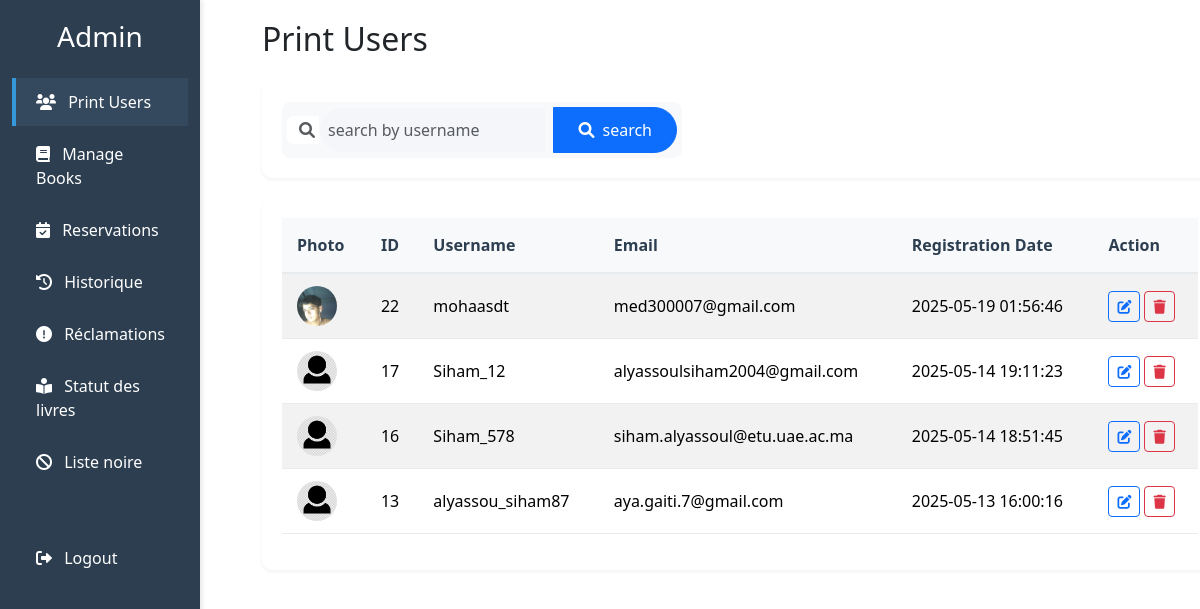
The page /public/admin-dashboard.php (signed in) on the database its author committed.
### tables this page shows
CREATE TABLE `etudiant` (
  `id` int(10) UNSIGNED NOT NULL,
  `nom` varchar(100) NOT NULL,
  `prenom` varchar(100) NOT NULL,
  `email` varchar(150) NOT NULL,
  `photo` varchar(255) DEFAULT 'default-avatar.png',
  `telephone` char(10) DEFAULT NULL,
  `date_naissance` date DEFAULT NULL,
  `username` varchar(100) NOT NULL,
  `password` varchar(255) NOT NULL,
  `role` enum('etudiant','admin') NOT NULL DEFAULT 'etudiant',
  `is_active` tinyint(1) NOT NULL DEFAULT 0,
  `verification_token` varchar(255) DEFAULT NULL,
  `email_verified_at` datetime DEFAULT NULL,
  `reset_token` varchar(255) DEFAULT NULL,
  `reset_token_expiry` datetime DEFAULT NULL,
  `date_inscription` datetime NOT NULL DEFAULT current_timestamp(),
  `updated_at` timestamp NOT NULL DEFAULT current_timestamp() ON UPDATE current_timestamp(),
  `photoprofil` varchar(255) DEFAULT NULL
);

### public/admin-dashboard.php (called while the page is built, shortened)
<?php
require_once __DIR__ . '/../views/admin/dashboard.php';

### models/Etudiant.php (called while the page is built, shortened)
<?php
require_once __DIR__ . '/../config/Database.php';
class Etudiant
{
    private $conn;
    private $table_name = "etudiant";
    public function __construct()
    {
        $database = new Database();
        $this->conn = $database->getConnection();
    }
    public function getAllEtudiants()
    {
        $query = "SELECT id, username, email, date_inscription, role ,photoprofil
        FROM " . $this->table_name . "
        ORDER BY date_inscription DESC";
        $stmt = $this->conn->prepare($query);
        $stmt->execute();
        return $stmt;
    }
}
?>

### config/Database.php (called while the page is built, shortened)
<?php
class Database {
    private $host = 'localhost';
    private $db_name = 'online-library';
    private $username = 'root';
    private $password = '';
    public function getConnection() {
        $this->conn = null;
        try {
            $this->conn = new PDO(
                'mysql:host=' . $this->host . ';dbname=' . $this->db_name,
                $this->username,
                $this->password
            );
            $this->conn->setAttribute(PDO::ATTR_ERRMODE, PDO::ERRMODE_EXCEPTION);
            $this->conn->setAttribute(PDO::ATTR_EMULATE_PREPARES, false);
            $this->conn->exec("SET NAMES utf8");
        } catch(PDOException $e) {
            echo 'Connection Error: ' . $e->getMessage();
        }
        return $this->conn;
    }
}
?>

### views/admin/dashboard.php (the view, shortened to what this page needs)
<!DOCTYPE html>
<html lang="en">
<head>
    <link href="https://cdn.jsdelivr.net/npm/bootstrap@5.3.0/dist/css/bootstrap.min.css" rel="stylesheet">
    <link href="https://cdnjs.cloudflare.com/ajax/libs/font-awesome/6.0.0/css/all.min.css" rel="stylesheet">
</head>
<body>
    <div class="container-fluid">
        <div class="row">
            <div class="col-md-3 col-lg-2 sidebar">
                <h3 class="text-white text-center mb-4">Admin </h3>
                <nav>
                    <a href="#users" class="active" data-bs-toggle="tab">
                        <i class="fas fa-users me-2"></i> Print Users
                    </a>
                    <a href="#books" data-bs-toggle="tab">
                        <i class="fas fa-book me-2"></i> Manage Books
                    </a>
                    <a href="#reservations" data-bs-toggle="tab">
                        <i class="fas fa-calendar-check me-2"></i> Reservations
                    </a>
                    <a href="#historique" data-bs-toggle="tab">
                        <i class="fas fa-history me-2"></i> Historique
                    </a>
                    <a href="#reclamation" data-bs-toggle="tab">
                        <i class="fas fa-exclamation-circle me-2"></i> Réclamations
                    </a>
                    <a href="#statutlivres" data-bs-toggle="tab">
                        <i class="fas fa-book-reader me-2"></i> Statut des livres
                    </a>
                    <a href="#liste-noire" data-bs-toggle="tab">
                        <i class="fas fa-ban me-2"></i> Liste noire
                    </a>
                    <a href="/Projet-Cherradi/public/logout.php" class="mt-5">
                        <i class="fas fa-sign-out-alt me-2"></i> Logout
                    </a>
                </nav>
            </div>
            <div class="col-md-9 col-lg-10 main-content">
                <div class="tab-content">
                    <div class="tab-pane fade show active" id="users">
                        <h2 class="mb-4">Print Users</h2>
                        <div class="mb-3 search-container d-flex align-items-center justify-content-between">
                            <div style="flex:1; max-width:400px;">
                                <div class="input-group align-items-center">
                                    <span class="input-group-text bg-white border-0 pe-1" style="margin-right:2px;">
                                        <i class="fas fa-search text-muted"></i>
                                    </span>
                                    <input class="form-control border-0 rounded-start-pill ps-2" type="search" name="q"
                                        id="userSearchInput" placeholder="search by username" aria-label="Search"
                                        style="font-size: 1rem; background: #f5f6fa;">
                                    <button
                                        class="btn btn-primary rounded-end-pill px-4 ms-2 d-flex align-items-center gap-2"
                                        type="button" id="userSearchBtn" style="font-weight: 500;">
                                        <i class="fas fa-search"></i> search
                                    </button>
                                </div>
                            </div>
                        </div>
                        <div class="table-responsive">
                            <table class="table table-striped table-hover">
                                <thead class="table-dark">
                                    <tr>
                                        <th>Photo</th>
                                        <th>ID</th>
                                        <th>Username</th>
                                        <th>Email</th>
                                        <th>Registration Date</th>
                                        <th>Action</th>
                                    </tr>
                                </thead>
                                <tbody id="usersTableBody">
                                    <?php
                                    require_once __DIR__ . '/../../models/Etudiant.php';
                                    $etudiant = new Etudiant();
                                    $stmt = $etudiant->getAllEtudiants();
                                    while ($row = $stmt->fetch(PDO::FETCH_ASSOC)) {
                                        if (isset($row['role']) && $row['role'] === 'admin')
                                            continue;
                                        echo "<tr>";
                                        echo "<td>";
                                        $photoPath = '/Projet-Cherradi/public/uploads/profils/' . htmlspecialchars($row['photoprofil']);
                                        if (!empty($row['photoprofil']) && file_exists($_SERVER['DOCUMENT_ROOT'] . $photoPath)) {
                                            echo "<img src='" . $photoPath . "' alt='Photo' style='width:40px;height:40px;object-fit:cover;border-radius:50%;'>";
                                        } else {
                                            echo "<img src='/Projet-Cherradi/public/uploads/profils/default.png' alt='Photo' style='width:40px;height:40px;object-fit:cover;border-radius:50%;'>";
                                        }
                                        echo "</td>";
                                        echo "<td>" . htmlspecialchars($row['id']) . "</td>";
                                        echo "<td>" . htmlspecialchars($row['username']) . "</td>";
                                        echo "<td>" . htmlspecialchars($row['email']) . "</td>";
                                        echo "<td>" . htmlspecialchars($row['date_inscription']) . "</td>";
                                        echo "<td class='action-buttons'>";
                                        echo "<a href='/Projet-Cherradi/public/admin.php?action=editUser&id=" . $row['id'] . "' class='btn btn-outline-primary btn-sm me-1' title='Modifier'><i class='fas fa-edit'></i></a>";
                                        echo "<button class='btn btn-outline-danger btn-sm btn-delete-user' data-id='" . $row['id'] . "' title='Supprimer'><i class='fas fa-trash'></i></button>";
                                        echo "</td>";
                                        echo "</tr>";
                                    }
                                    ?>
                                </tbody>
                            </table>
                        </div>
                    </div>
                        <?php include __DIR__ . '/borrow_status.php'; ?>
                </div>
</body>
</html>

### views/admin/dashboard.php (style rules this page uses)
:root { --primary-color: #2c3e50; --secondary-color: #34495e; --accent-color: #3498db; --text-color: #2c3e50; --light-bg: #f8f9fa; --border-color: #e9ecef; }
body { background-color: var(--light-bg); color: var(--text-color); font-family: 'Segoe UI', system-ui, -apple-system, sans-serif; overflow-x: hidden; }
.container-fluid { padding: 0; margin: 0; width: 100%; }
.row { margin: 0; width: 100%; }
.sidebar { min-height: 100vh; background-color: var(--primary-color); padding-top: 20px; position: fixed; width: 250px; transition: all 0.3s; z-index: 1000; box-shadow: 2px 0 5px rgba(0, 0, 0, 0.1); }
.sidebar a { color: #fff; text-decoration: none; padding: 12px 20px; display: block; transition: all 0.3s; border-left: 4px solid transparent; margin: 4px 0; }
.sidebar a:hover, .sidebar a.active { background-color: var(--secondary-color); border-left: 4px solid var(--accent-color); }
.main-content { padding: 30px; margin-left: 250px; transition: all 0.3s; width: calc(100% - 250px); background-color: #fff; min-height: 100vh; }
.table-responsive { background: #fff; border-radius: 10px; box-shadow: 0 2px 4px rgba(0, 0, 0, 0.05); padding: 20px; margin: 20px 0; overflow-x: auto; }
.table { width: 100%; margin-bottom: 0; }
.table thead th { background-color: var(--light-bg); border-bottom: 2px solid var(--border-color); color: var(--text-color); font-weight: 600; padding: 15px; white-space: nowrap; }
.table tbody td { padding: 12px 15px; vertical-align: middle; border-bottom: 1px solid var(--border-color); }
.btn { padding: 8px 16px; border-radius: 6px; font-weight: 500; transition: all 0.3s; }
.btn-primary { background-color: var(--accent-color); border-color: var(--accent-color); }
.search-container { background: #fff; padding: 20px; border-radius: 10px; box-shadow: 0 2px 4px rgba(0, 0, 0, 0.05); margin-bottom: 20px; }
.search-container .input-group { background: var(--light-bg); border-radius: 8px; padding: 5px; }
.search-container input { border: none; padding: 10px 15px; font-size: 1rem; }
.search-container .btn { padding: 10px 20px; }
h2 { color: var(--primary-color); font-weight: 600; margin-bottom: 25px; font-size: 1.8rem; }
@media (max-width: 1200px) { .main-content { padding: 20px; } }

### rows shown on the page
etudiant: photoprofil (picture), id "22", username "mohaasdt", email "med300007@gmail.com", date_inscription "2025-05-19 01:56:46"
etudiant: id "17", username "Siham_12", email "alyassoulsiham2004@gmail.com", date_inscription "2025-05-14 19:11:23"
etudiant: id "16", username "Siham_578", email "siham.alyassoul@etu.uae.ac.ma", date_inscription "2025-05-14 18:51:45"
etudiant: id "13", username "alyassou_siham87", email "aya.gaiti.7@gmail.com", date_inscription "2025-05-13 16:00:16"
